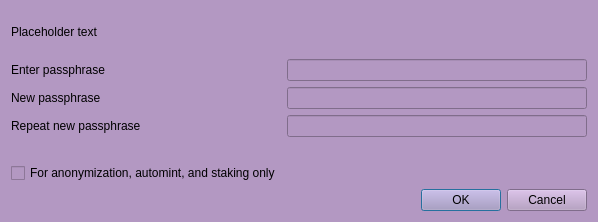
<?xml version="1.0" encoding="UTF-8"?>
<ui version="4.0">
 <class>AskPassphraseDialog</class>
 <widget class="QDialog" name="AskPassphraseDialog">
  <property name="geometry">
   <rect>
    <x>0</x>
    <y>0</y>
    <width>598</width>
    <height>222</height>
   </rect>
  </property>
  <property name="sizePolicy">
   <sizepolicy hsizetype="Preferred" vsizetype="Minimum">
    <horstretch>0</horstretch>
    <verstretch>0</verstretch>
   </sizepolicy>
  </property>
  <property name="minimumSize">
   <size>
    <width>550</width>
    <height>0</height>
   </size>
  </property>
  <property name="windowTitle">
   <string>Passphrase Dialog</string>
  </property>
  <property name="styleSheet">
   <string notr="true">background-color: rgb(179, 152, 194);</string>
  </property>
  <layout class="QVBoxLayout" name="verticalLayout">
   <property name="sizeConstraint">
    <enum>QLayout::SetMinimumSize</enum>
   </property>
   <item>
    <widget class="QLabel" name="warningLabel">
     <property name="text">
      <string notr="true">Placeholder text</string>
     </property>
     <property name="textFormat">
      <enum>Qt::RichText</enum>
     </property>
     <property name="wordWrap">
      <bool>true</bool>
     </property>
    </widget>
   </item>
   <item>
    <layout class="QFormLayout" name="formLayout">
     <property name="sizeConstraint">
      <enum>QLayout::SetMinimumSize</enum>
     </property>
     <property name="fieldGrowthPolicy">
      <enum>QFormLayout::AllNonFixedFieldsGrow</enum>
     </property>
     <item row="0" column="0">
      <widget class="QLabel" name="passLabel1">
       <property name="text">
        <string>Enter passphrase</string>
       </property>
      </widget>
     </item>
     <item row="0" column="1">
      <widget class="QLineEdit" name="passEdit1">
       <property name="echoMode">
        <enum>QLineEdit::Password</enum>
       </property>
      </widget>
     </item>
     <item row="1" column="0">
      <widget class="QLabel" name="passLabel2">
       <property name="text">
        <string>New passphrase</string>
       </property>
      </widget>
     </item>
     <item row="1" column="1">
      <widget class="QLineEdit" name="passEdit2">
       <property name="echoMode">
        <enum>QLineEdit::Password</enum>
       </property>
      </widget>
     </item>
     <item row="2" column="0">
      <widget class="QLabel" name="passLabel3">
       <property name="text">
        <string>Repeat new passphrase</string>
       </property>
      </widget>
     </item>
     <item row="2" column="1">
      <widget class="QLineEdit" name="passEdit3">
       <property name="echoMode">
        <enum>QLineEdit::Password</enum>
       </property>
      </widget>
     </item>
     <item row="3" column="1">
      <widget class="QLabel" name="capsLabel">
       <property name="font">
        <font>
         <weight>75</weight>
         <bold>true</bold>
        </font>
       </property>
       <property name="text">
        <string/>
       </property>
       <property name="alignment">
        <set>Qt::AlignCenter</set>
       </property>
      </widget>
     </item>
     <item row="4" column="0">
      <widget class="QCheckBox" name="anonymizationCheckBox">
       <property name="enabled">
        <bool>true</bool>
       </property>
       <property name="visible">
        <bool>false</bool>
       </property>
       <property name="toolTip">
        <string>Serves to disable the trivial sendmoney when OS account compromised. Provides no real security.</string>
       </property>
       <property name="text">
        <string>For anonymization, automint, and staking only</string>
       </property>
      </widget>
     </item>
    </layout>
   </item>
   <item>
    <widget class="QDialogButtonBox" name="buttonBox">
     <property name="orientation">
      <enum>Qt::Horizontal</enum>
     </property>
     <property name="standardButtons">
      <set>QDialogButtonBox::Cancel|QDialogButtonBox::Ok</set>
     </property>
    </widget>
   </item>
  </layout>
 </widget>
 <resources/>
 <connections>
  <connection>
   <sender>buttonBox</sender>
   <signal>accepted()</signal>
   <receiver>AskPassphraseDialog</receiver>
   <slot>accept()</slot>
   <hints>
    <hint type="sourcelabel">
     <x>20</x>
     <y>20</y>
    </hint>
    <hint type="destinationlabel">
     <x>20</x>
     <y>20</y>
    </hint>
   </hints>
  </connection>
  <connection>
   <sender>buttonBox</sender>
   <signal>rejected()</signal>
   <receiver>AskPassphraseDialog</receiver>
   <slot>reject()</slot>
   <hints>
    <hint type="sourcelabel">
     <x>20</x>
     <y>20</y>
    </hint>
    <hint type="destinationlabel">
     <x>20</x>
     <y>20</y>
    </hint>
   </hints>
  </connection>
 </connections>
</ui>
